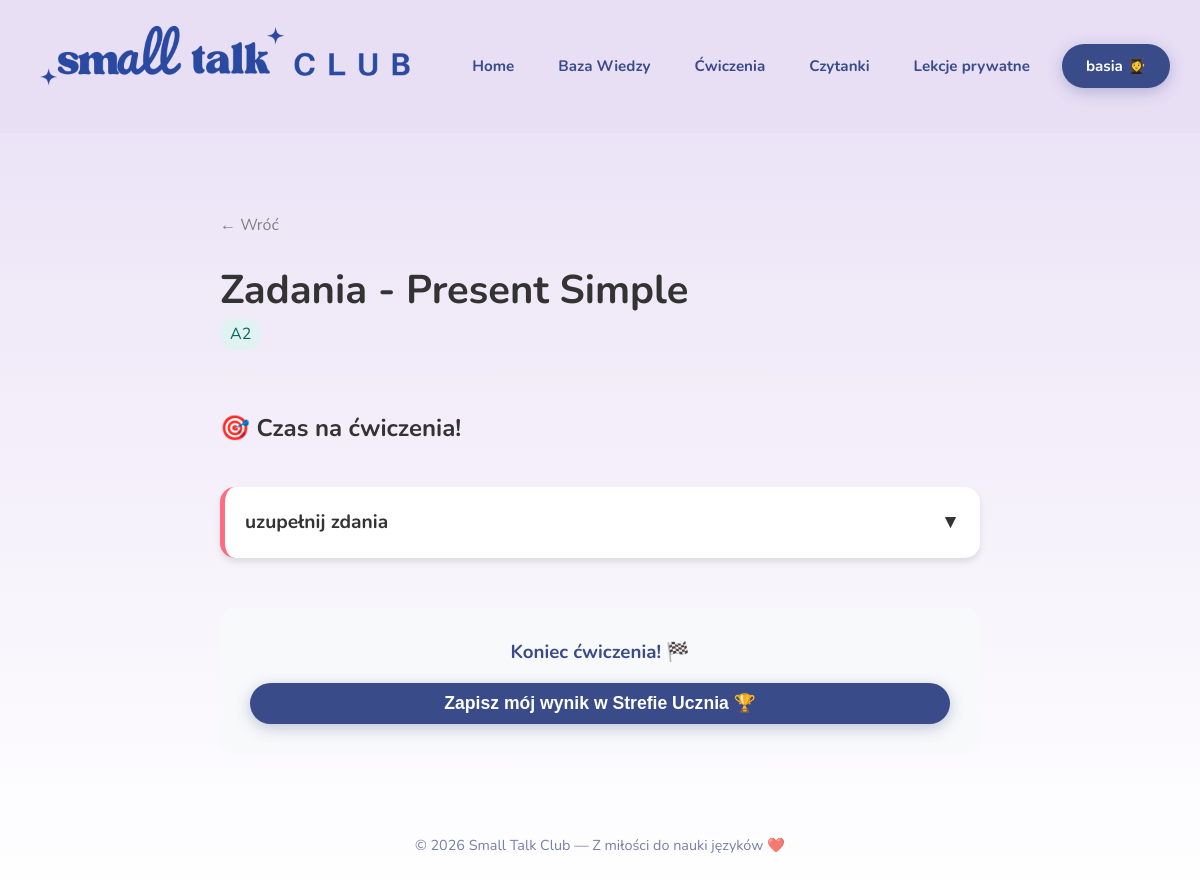
Screenshot of /lesson/zadania-present-simple/ (signed in) with the database file from the repository.
### content/models.py (models this page shows, shortened)
class Lesson(models.Model):
    TYPE_CHOICES = [
        ('grammar', 'baza wiedzy - teoria'),
        ('exercise', 'ćwiczenia'),
        ('reading', 'czytanie'),
        ('writing', 'pisanie'),
    ]
    title = models.CharField(max_length=200)
    slug = models.SlugField()
    level = models.ForeignKey(Level, on_delete=models.CASCADE)
    category = models.ForeignKey(Category, on_delete=models.SET_NULL, null=True, blank=True)
    type = models.CharField(max_length=20, choices=TYPE_CHOICES)
    content = models.TextField(blank=True) # Treść lekcji/czytanki
    pdf_file = models.FileField(upload_to='pdfs/', blank=True, null=True, verbose_name="Plik PDF")

class Level(models.Model):
    name = models.CharField(max_length=50)
    slug = models.SlugField(unique=True)
    description = models.TextField(blank=True)

class Exercise(models.Model):
    lesson = models.ForeignKey(Lesson, on_delete=models.CASCADE, related_name='exercises', verbose_name="Lekcja")
    instruction = models.CharField(max_length=200, verbose_name="Polecenie do zadania (np. Uzupełnij luki w zdaniach twierdzących)")

### content/views.py (the view, shortened to what this page needs)
# urls.py: path('lesson/<slug:slug>/', lesson_detail, name='lesson_detail'),
def lesson_detail(request, slug):
    lesson = get_object_or_404(Lesson, slug=slug)
    exercises = lesson.exercises.all()
    return render(request, 'lesson_detail.html', {
        'lesson': lesson,
        'exercises': exercises
        })

### content/templates/lesson_detail.html (shortened to what this page needs)
{% extends 'base.html' %}
{% load static %}
{% block content %}
<div class="lesson-detail-container">
    <a href="javascript:history.back()" class="lesson-back-link">← Wróć</a>
    <h1 class="lesson-main-title">{{ lesson.title }}</h1>
    <span class="lesson-level-badge">{{ lesson.level.name }}</span>
    <hr class="lesson-divider">
    {% if lesson.type == 'grammar' %}
        <div class="lesson-content">
            {{ lesson.content|safe }}
        </div>
        <div style="margin-top: 50px; text-align: center; padding: 20px; background: #f8f9fa; border-radius: 15px;">
            <p style="font-size: 1.1rem; color: #6c757d;">
                Teoria opanowana? Przejdź do zakładki <strong>Ćwiczenia</strong>, aby sprawdzić swoją wiedzę! 🚀
            </p>
        </div>
    {% elif lesson.type == 'exercise' %}
        {% if exercises %}
        <h2 style="margin-top: 30px; font-weight: bold; color: #333;">🎯 Czas na ćwiczenia!</h2>
        <div class="exercises-grid">
            {% for exercise in exercises %}
                <div class="exercise-card" onclick="toggleCard(this)">
                    <div class="exercise-title">
                        {{ exercise.instruction }}
                        <span class="arrow-icon">▼</span>
                    </div>
                </div>
            {% endfor %}
        </div>
        {% else %}
            <p>Jeszcze nie dodano zadań do tej karty pracy.</p>
        {% endif %}
        <div class="lesson-finish-box">
            <h3 class="lesson-finish-title">Koniec ćwiczenia! 🏁</h3>
            {% if request.user.is_authenticated %}
                <form method="POST">
                    <button type="submit" class="btn-login btn-finish">Zapisz mój wynik w Strefie Ucznia 🏆</button>
                </form>
            {% else %}
                <p class="lesson-finish-text">Chcesz zapisywać swoje wyniki i śledzić postępy?</p>
                <a href="{% url 'register' %}" class="btn-login btn-register-pink">Załóż darmowe konto ✨</a>
            {% endif %}
        </div>
    {% endif %}
</div>
{% endblock %}

### content/templates/base.html (shortened to what this page needs)
{% load static %}
<!doctype html>
<html lang="pl">
<head>
  <link rel="stylesheet" href="{% static 'style.css' %}?v=1">
</head>
<body>
  <header>
    <div class="header-content">
      <a href="{% url 'home' %}" class="header-logo-link">
          <img src="{% static 'napis.png' %}" alt="Small Talk Club" class="text-logo">
      </a>
    </div>
    <nav class="main-nav">
      <a href="{% url 'home' %}">Home</a>
      <a href="{% url 'grammar' %}">Baza Wiedzy </a>
      <a href="{% url 'exercises' %}">Ćwiczenia </a>
      <a href="{% url 'readings' %}">Czytanki </a>
      <a href="{% url 'private_lessons' %}">Lekcje prywatne </a>
      {% if request.user.is_authenticated %}
        <a href="{% url 'student_zone' %}" class="btn-login">{{ request.user.username }} 👩‍🎓</a>
      {% else %}
        <a href="{% url 'login' %}" class="btn-login">Strefa Ucznia 🔒</a>
      {% endif %}
    </nav>
  </header>
  <main class="container">
      {% block content %}
      {% endblock %}
  </main>
  <footer>
    © 2026 Small Talk Club — Z miłości do nauki języków ❤️
  </footer>
</body>
</html>

### content/static/style.css (style rules this page uses)
:root { --brand-blue: #3a4b8a; --brand-lavender: #e8dff5; --brand-pink: #ffe4f2; --accent: #4da3ff; --accent2: #ffb6b9; --text: var(--brand-blue); --bg-gradient: linear-gradient(180deg, var(--brand-lavender) 0%, #ffffff 100%); --shadow: 0 8px 24px rgba(58, 75, 138, 0.15); --radius: 20px; }
* { box-sizing: border-box; margin: 0; padding: 0; }
body { background: var(--bg-gradient); font-family: 'Nunito', sans-serif; color: var(--text); line-height: 1.6; }
header { background-color: var(--brand-lavender); color: var(--text); display: flex; flex-wrap: wrap; align-items: center; justify-content: space-between; padding: 10px 30px; border-bottom: none; }
.header-content { display: flex; align-items: center; gap: 15px; }
.text-logo { height: 100px; width: auto; margin-top: 4px; }
.main-nav { display: flex; align-items: center; gap: 20px; }
.main-nav a { color: var(--brand-blue); text-decoration: none; font-weight: 700; font-size: 0.95rem; transition: all 0.3s; padding: 8px 12px; border-radius: 15px; }
.btn-login { background-color: var(--brand-blue) !important; color: white !important; padding: 10px 24px !important; border-radius: 30px !important; box-shadow: 0 4px 15px rgba(58, 75, 138, 0.3); transition: transform 0.2s, box-shadow 0.2s !important; }
.container { max-width: 1000px; margin: 40px auto; padding: 0 20px; }
form { display: grid; gap: 10px; margin-top: 10px; }
button { background: var(--brand-blue); color: white; padding: 12px; border: none; border-radius: 999px; font-weight: 700; cursor: pointer; transition: 0.3s; }
footer { text-align: center; margin: 40px 0; color: var(--brand-blue); opacity: 0.7; font-size: 0.9rem; }
.lesson-detail-container { max-width: 800px; margin: 0 auto; padding: 40px 20px; }
.lesson-back-link { text-decoration: none; color: gray; }
.lesson-main-title { margin-top: 20px; font-size: 2.5rem; color: #333; }
.lesson-level-badge { background: #e0f2f1; padding: 5px 10px; border-radius: 15px; color: #00695c; }
.lesson-divider { margin: 30px 0; border: 0; border-top: 1px solid #eee; }
.lesson-finish-box { margin-top: 50px; text-align: center; padding: 30px; background: #f8f9fa; border-radius: 15px; }
.lesson-finish-title { color: var(--brand-blue); margin-bottom: 15px; }
.btn-finish { font-size: 1.1rem; padding: 15px 30px; cursor: pointer; border: none; display: inline-block; }
.exercises-grid { display: grid; grid-template-columns: repeat(auto-fit, minmax(300px, 1fr)); gap: 20px; margin-top: 40px; margin-bottom: 50px; }
.exercise-card { background-color: #ffffff; border-radius: 15px; box-shadow: 0 4px 6px rgba(0, 0, 0, 0.1); padding: 20px; cursor: pointer; transition: all 0.3s ease; border-left: 5px solid #ff6b81; }
.exercise-title { font-size: 1.2rem; font-weight: bold; color: #333; margin-bottom: 0; display: flex; justify-content: space-between; align-items: center; }
.arrow-icon { transition: transform 0.3s ease; }

### rows the page displays
Lesson: title "Zadania - Present Simple", level.name "A2"
Exercise: instruction "uzupełnij zdania"

### other values shown
{{ request.user.username }} "basia"
